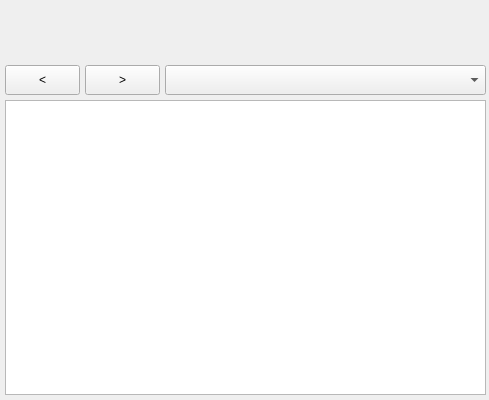
<?xml version="1.0" encoding="UTF-8"?>
<ui version="4.0">
 <class>ViewWindow</class>
 <widget class="QWidget" name="ViewWindow">
  <property name="geometry">
   <rect>
    <x>0</x>
    <y>0</y>
    <width>489</width>
    <height>400</height>
   </rect>
  </property>
  <property name="minimumSize">
   <size>
    <width>480</width>
    <height>400</height>
   </size>
  </property>
  <property name="mouseTracking">
   <bool>true</bool>
  </property>
  <property name="windowTitle">
   <string>Jelyazka</string>
  </property>
  <widget class="QComboBox" name="comboBox">
   <property name="geometry">
    <rect>
     <x>165</x>
     <y>65</y>
     <width>321</width>
     <height>30</height>
    </rect>
   </property>
  </widget>
  <widget class="QPushButton" name="pushButton">
   <property name="geometry">
    <rect>
     <x>5</x>
     <y>65</y>
     <width>75</width>
     <height>30</height>
    </rect>
   </property>
   <property name="text">
    <string>&lt;</string>
   </property>
  </widget>
  <widget class="QPushButton" name="pushButton_2">
   <property name="geometry">
    <rect>
     <x>85</x>
     <y>65</y>
     <width>75</width>
     <height>30</height>
    </rect>
   </property>
   <property name="text">
    <string>&gt;</string>
   </property>
  </widget>
  <widget class="QTextBrowser" name="textBrowser">
   <property name="geometry">
    <rect>
     <x>5</x>
     <y>100</y>
     <width>481</width>
     <height>295</height>
    </rect>
   </property>
  </widget>
 </widget>
 <resources/>
 <connections/>
</ui>
